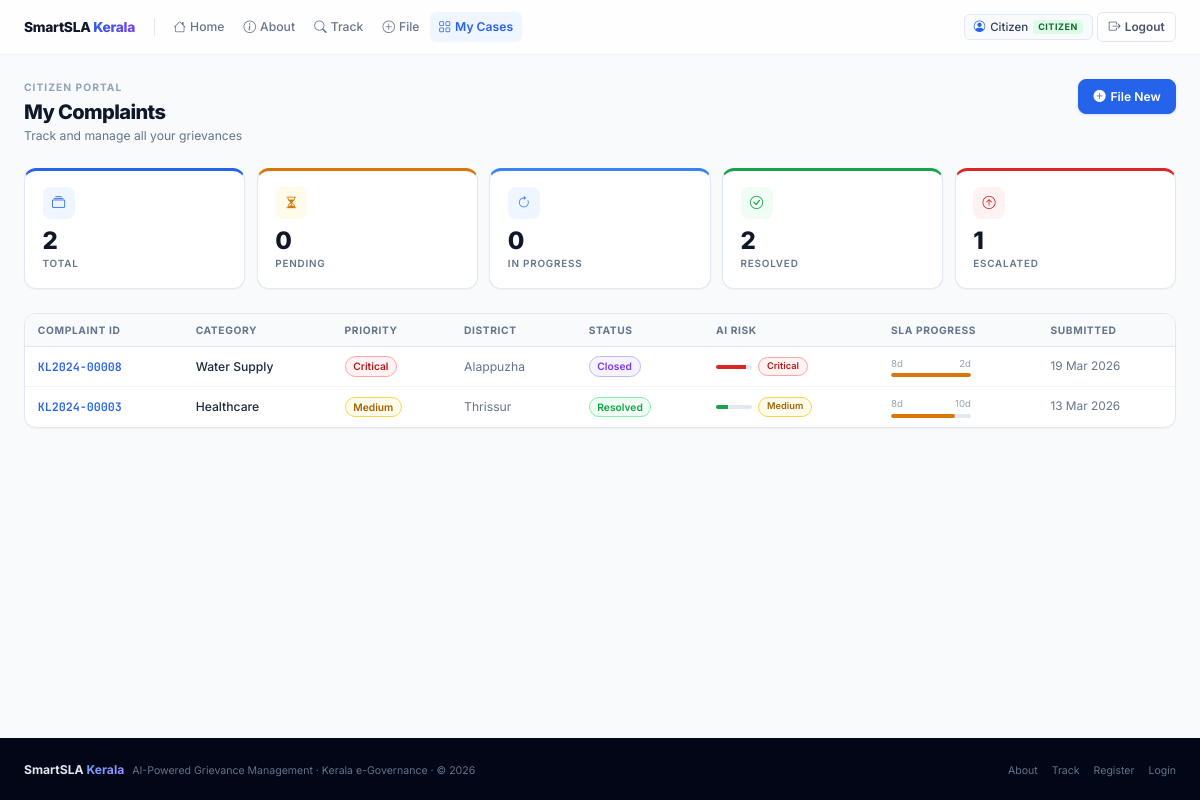
Page /citizen/dashboard (signed in) on the committed database.
### tables this page shows
CREATE TABLE users (
        id INTEGER PRIMARY KEY AUTOINCREMENT,
        name TEXT NOT NULL,
        email TEXT UNIQUE NOT NULL,
        password TEXT NOT NULL,
        role TEXT DEFAULT 'citizen',
        district TEXT,
        department TEXT,
        experience_years INTEGER DEFAULT 5,
        created_at TEXT DEFAULT (datetime('now'))
    );

CREATE TABLE complaints (
        id INTEGER PRIMARY KEY AUTOINCREMENT,
        complaint_id TEXT UNIQUE,
        user_id INTEGER,
        assigned_to INTEGER,
        category TEXT, department TEXT, priority TEXT,
        district TEXT, description TEXT,
        status TEXT DEFAULT 'Pending',
        sla_threshold INTEGER,
        predicted_days REAL,
        sla_risk_score REAL,
        sla_risk_label TEXT,
        submitted_at TEXT DEFAULT (datetime('now')),
        resolved_at TEXT,
        escalated INTEGER DEFAULT 0,
        escalated_at TEXT,
        resubmission INTEGER DEFAULT 0
    );

### app.py (the view)
@app.route('/citizen/dashboard')
@login_required
def citizen_dashboard():
    user = query_db('SELECT * FROM users WHERE id=?',[session['user_id']],one=True)
    complaints = wrap(query_db('SELECT * FROM complaints WHERE user_id=? ORDER BY submitted_at DESC',[session['user_id']]))
    return render_template('citizen/dashboard.html', user=user, complaints=complaints)

### app.py (called while the page is built)
def get_db():
    db = getattr(g, '_database', None)
    if db is None:
        db = g._database = sqlite3.connect(DATABASE)
        db.row_factory = sqlite3.Row
    return db

def query_db(query, args=(), one=False):
    cur = get_db().execute(query, args)
    rv = cur.fetchall()
    return (rv[0] if rv else None) if one else rv

def _parse_dt(s):
    if not s: return None
    for fmt in ('%Y-%m-%d %H:%M:%S','%Y-%m-%dT%H:%M:%S','%Y-%m-%d %H:%M:%S.%f'):
        try: return datetime.strptime(s, fmt)
        except: pass
    return None

def login_required(f):
    @wraps(f)
    def dec(*a, **kw):
        if 'user_id' not in session:
            flash('Please log in first.','warning')
            return redirect(url_for('login'))
        return f(*a, **kw)
    return dec

    @property
    def days_pending(self):
        end = self.resolved_at or datetime.utcnow()
        return max(0,(end - self.submitted_at).days) if self.submitted_at else 0

    @property
    def sla_violated(self):
        if self.status in ('Resolved', 'Closed'):
            return False
        return self.days_pending > self.sla_threshold

    @property
    def progress_pct(self):
        return min(100, int(self.days_pending / max(1, self.sla_threshold) * 100))

### templates/citizen/dashboard.html (shortened to what this page needs)
{% extends 'base.html' %}{% block title %}My Cases — SmartSLA Kerala{% endblock %}
{% block content %}
<div class="page-wrap">
  <div class="page-header a1"><div><div class="section-label">Citizen Portal</div><div class="page-title">My Complaints</div><div class="page-subtitle">Track and manage all your grievances</div></div><a href="{{ url_for('submit_complaint') }}" class="btn btn-primary"><i class="bi bi-plus-circle-fill"></i>File New</a></div>
  {% set total=complaints|length %}{% set pending=[] %}{% set in_prog=[] %}{% set resolved=[] %}{% set escalated=[] %}
  <div class="grid-5 a2" style="margin-bottom:1.5rem">
    <div class="kpi kpi-top kpi-blue"><div class="kpi-ic kpi-ic-blue"><i class="bi bi-collection"></i></div><div class="kpi-n" data-cu="{{ total }}">{{ total }}</div><div class="kpi-l">Total</div></div>
    <div class="kpi kpi-top kpi-amber"><div class="kpi-ic kpi-ic-amber"><i class="bi bi-hourglass-split"></i></div><div class="kpi-n" data-cu="{{ pending|length }}">{{ pending|length }}</div><div class="kpi-l">Pending</div></div>
    <div class="kpi kpi-top kpi-cyan" style="border-top-color:#3b82f6"><div class="kpi-ic" style="background:#eff6ff;color:#3b82f6"><i class="bi bi-arrow-clockwise"></i></div><div class="kpi-n" data-cu="{{ in_prog|length }}">{{ in_prog|length }}</div><div class="kpi-l">In Progress</div></div>
    <div class="kpi kpi-top kpi-green"><div class="kpi-ic kpi-ic-green"><i class="bi bi-check-circle"></i></div><div class="kpi-n" data-cu="{{ resolved|length }}">{{ resolved|length }}</div><div class="kpi-l">Resolved</div></div>
    <div class="kpi kpi-top kpi-red"><div class="kpi-ic kpi-ic-red"><i class="bi bi-arrow-up-circle"></i></div><div class="kpi-n" data-cu="{{ escalated|length }}">{{ escalated|length }}</div><div class="kpi-l">Escalated</div></div>
  </div>
  <div class="card a3">{% if complaints %}<div style="overflow-x:auto"><table class="table"><thead><tr><th>Complaint ID</th><th>Category</th><th>Priority</th><th>District</th><th>Status</th><th>AI Risk</th><th>SLA Progress</th><th>Submitted</th></tr></thead><tbody>{% for c in complaints %}<tr class="cr" onclick="window.location='{{ url_for('complaint_detail',complaint_id=c.complaint_id) }}'"><td><a href="{{ url_for('complaint_detail',complaint_id=c.complaint_id) }}" class="cl" onclick="event.stopPropagation()">{{ c.complaint_id }}</a></td><td style="font-weight:500">{{ c.category }}</td><td><span class="badge badge-{{ c.priority }}">{{ c.priority }}</span></td><td style="color:var(--g500)">{{ c.district }}</td><td><span class="badge status-{{ c.status.replace(' ','') }}">{{ c.status }}</span></td><td><div style="display:flex;align-items:center;gap:.4rem"><div style="width:36px;height:4px;background:var(--g200);border-radius:2px;overflow:hidden"><div style="height:100%;width:{{ c.sla_risk_score }}%;background:{%if c.sla_risk_score>=75%}var(--err){%elif c.sla_risk_score>=50%}var(--warn){%else%}var(--ok){%endif%}"></div></div><span class="badge badge-{{ c.sla_risk_label }}" style="font-size:.58rem">{{ c.sla_risk_label }}</span></div></td><td><div style="width:80px"><div style="display:flex;justify-content:space-between;font-size:.6rem;color:var(--g400);margin-bottom:.15rem"><span>{{ c.days_pending }}d</span><span>{{ c.sla_threshold }}d</span></div><div class="progress"><div class="progress-bar" style="width:{{ [c.progress_pct,100]|min }}%;background:{%if c.sla_violated%}var(--err){%elif c.progress_pct>75%}var(--warn){%else%}var(--pri){%endif%}"></div></div></div></td><td style="color:var(--g500);font-size:.74rem">{{ c.submitted_at.strftime('%d %b %Y') if c.submitted_at else 'N/A' }}</td></tr>{% endfor %}</tbody></table></div>{% endif %}</div>
</div>
{% endblock %}

### templates/base.html (shortened to what this page needs)
<!DOCTYPE html>
<html lang="en">
<head>
  <link href="https://cdn.jsdelivr.net/npm/bootstrap-icons@1.11.3/font/bootstrap-icons.css" rel="stylesheet"/>
</head>
<body>
<nav class="navbar" id="mainNav"><div class="nb">
  <a href="{{ url_for('index') }}" class="brand"><span class="brand-t">SmartSLA <span>Kerala</span></span></a>
  <div class="nlinks" id="navLinks">
    {% set cur=request.endpoint or '' %}
    <a href="{{ url_for('index') }}" class="nlink {{'active' if cur=='index'}}"><i class="bi bi-house"></i>Home</a>
    <a href="{{ url_for('about') }}" class="nlink {{'active' if cur=='about'}}"><i class="bi bi-info-circle"></i>About</a>
    <a href="{{ url_for('track') }}" class="nlink {{'active' if cur=='track'}}"><i class="bi bi-search"></i>Track</a>
    {% if session.user_role=='citizen' %}
      <a href="{{ url_for('submit_complaint') }}" class="nlink {{'active' if cur=='submit_complaint'}}"><i class="bi bi-plus-circle"></i>File</a>
      <a href="{{ url_for('citizen_dashboard') }}" class="nlink {{'active' if cur=='citizen_dashboard'}}"><i class="bi bi-grid"></i>My Cases</a>
    {% elif session.user_role in ('official','admin') %}
      <a href="{{ url_for('official_dashboard') }}" class="nlink {{'active' if cur=='official_dashboard'}}"><i class="bi bi-briefcase"></i>Cases</a>
    {% endif %}
  </div>
  <div class="nright">
    {% if session.user_id %}
      <div class="uchip"><i class="bi bi-person-circle" style="color:var(--pri)"></i><span>{{ session.user_name.split()[0] }}</span><span class="rb rb-{{ session.user_role }}">{{ session.user_role }}</span></div>
      <a href="{{ url_for('logout') }}" class="bnav bnav-g"><i class="bi bi-box-arrow-right"></i><span>Logout</span></a>
    {% else %}
      <a href="{{ url_for('login') }}" class="bnav bnav-g">Sign In</a>
      <a href="{{ url_for('register') }}" class="bnav bnav-p"><i class="bi bi-person-plus"></i><span>Register</span></a>
    {% endif %}
  </div>
</div></nav>
<div class="mc">{% block content %}{% endblock %}</div>
<footer class="site-footer"><div class="ft-in"><div><span class="ft-b">SmartSLA <span>Kerala</span></span><span class="ft-c" style="margin-left:.5rem">AI-Powered Grievance Management · Kerala e-Governance · © 2026</span></div><div class="ft-l"><a href="{{ url_for('about') }}">About</a><a href="{{ url_for('track') }}">Track</a><a href="{{ url_for('register') }}">Register</a><a href="{{ url_for('login') }}">Login</a></div></div></footer>
</body></html>

### rows in the picture
users: user_name "Citizen", user_role "CITIZEN"
complaints: complaint_id "KL2024-00008", category "Water Supply", priority "Critical", district "Alappuzha", status "Closed", sla_risk_score 82.8 (drawn), sla_risk_label "Critical", days_pending "8", sla_threshold "2", {{ [c.progress_pct,100]|min }} 100 (drawn), submitted_at "19 Mar 2026"
complaints: complaint_id "KL2024-00003", category "Healthcare", priority "Medium", district "Thrissur", status "Resolved", sla_risk_score 34.2 (drawn), sla_risk_label "Medium", days_pending "8", sla_threshold "10", {{ [c.progress_pct,100]|min }} 80 (drawn), submitted_at "13 Mar 2026"

### other values in the picture
{{ total }} "2"
{{ pending|length }} "0"
{{ in_prog|length }} "0"
{{ resolved|length }} "2"
{{ escalated|length }} "1"
